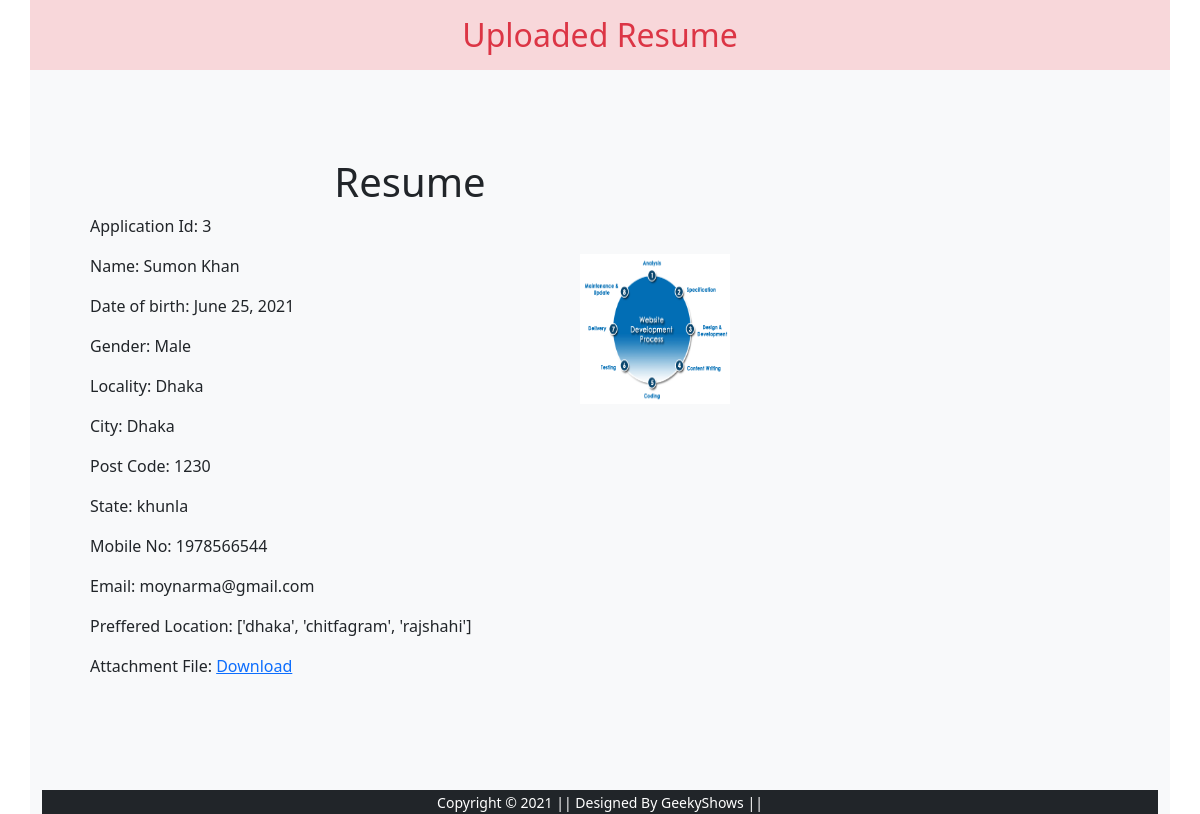
Screenshot of /details/3 with the database file from the repository.
### resume/models.py (models this page shows, shortened)
class Resume_info(models.Model):
    STATE_CHOICE = {
        ('dhaka','Dhaka'),
        ('chitfagram','Chitfagram'),
        ('khunla','Khulna'),
        ('rajshahi','Rajshahi'),
        ('borishal','Borishal'),
        ('rangpur','Rangpur')
    }
    GENDER_CHOICE = {
        ('m', 'Male'),
        ('f','Female' ),
        ('o','Others'),
    }
    name = models.CharField(max_length=100)
    dob = models.DateField()
    gender = models.CharField(choices=GENDER_CHOICE, max_length=8)
    locality = models.CharField(max_length=20)
    city = models.CharField(max_length=20)
    pin_code = models.PositiveIntegerField()
    state = models.CharField(choices=STATE_CHOICE, max_length=20)
    mobile = models.PositiveIntegerField()
    email = models.EmailField()
    job_city = models.CharField(max_length=100)
    profile_img = models.ImageField(upload_to='profileimg/', blank = True)
    my_file = models.FileField(upload_to='myfile/', blank = True)
    registration_date = models.DateTimeField(auto_now_add=True)

### resume/views.py (the view)
# urls.py: path('details/<int:id>', views.resume_details, name='details'),
def resume_details(request, id):
    obj = Resume_info.objects.get(id=id)
    gender = ''
    if obj.gender =='o':
        gender="Others"
    elif obj.gender == 'm':
        gender = "Male"
    elif obj.gender == 'f':
        gender = "Female"
    context={
        'object':obj,
        'gender':gender
    }
    return render(request, 'details.html', context)

### templates/details.html
{% extends 'base.html' %}
{% block content %}
<div class="mt-3 bg-light p-5">
    <h1 class="text-center text-dark">Resume</h1>
    <p>Application Id: {{ object.id }}</p>
    <img class="float-end" src="{{ object.profile_img.url }}" alt="" height="150" width="150">
    <p>Name: {{ object.name }}</p>
    <p>Date of birth: {{ object.dob }}</p>
    <p>Gender: {{ gender }}</p>
    <p>Locality: {{ object.locality }}</p>
    <p>City: {{ object.city }}</p>
    <p>Post Code: {{ object.pin_code }}</p>
    <p>State: {{ object.state }}</p>
    <p>Mobile No: {{ object.mobile }}</p>
    <p>Email: {{ object.email }}</p>
    <p>Preffered Location: {{ object.job_city }}</p>
    <p>Attachment File: <a href="{{ object.my_file.url }}" download="{{ object.my_file.url }}">Download</a></p>
</div>
{% endblock %}

### rows the page displays
Resume_info: id "3", profile_img (picture), name "Sumon Khan", dob "June 25, 2021", locality "Dhaka", city "Dhaka", pin_code "1230", state "khunla", mobile "1978566544", email "moynarma@gmail.com", job_city "['dhaka', 'chitfagram', 'rajshahi']"

### other values shown
{{ gender }} "Male"
